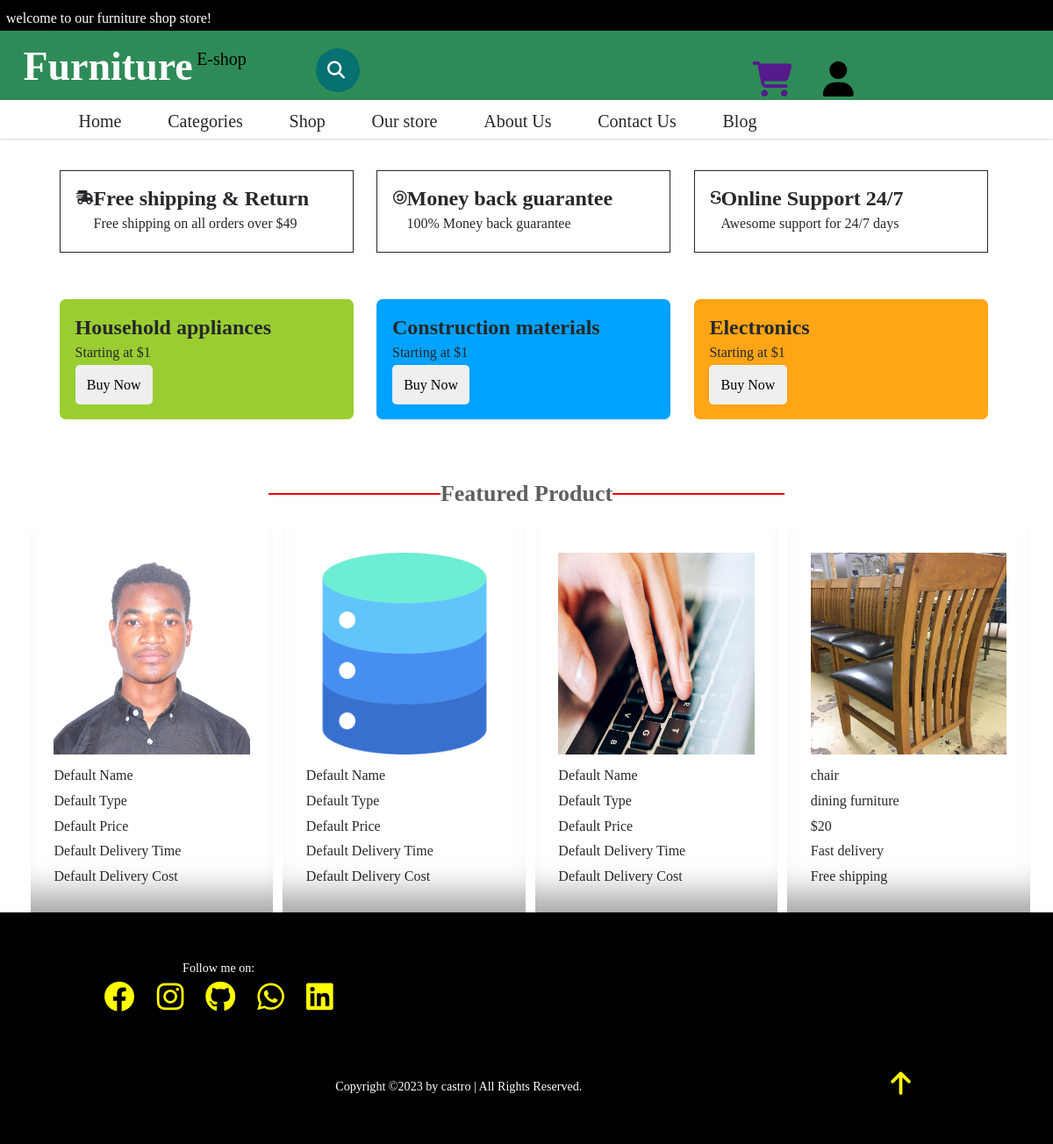
The page / on the database its author committed.
### RealEstate/models.py (models this page shows, shortened)
class PhotoCard(models.Model):
    photo = models.ImageField(upload_to='photos/')
    name = models.TextField(default="Default Name")
    type = models.TextField(default="Default Type")
    price = models.CharField(max_length=200, default="Default Price")
    delivery_time = models.TextField(default="Default Delivery Time")
    delivery_cost = models.CharField(max_length=200, default="Default Delivery Cost")

### RealEstate/views.py (the view)
# urls.py: path("",index),
def index(request):
    cards = PhotoCard.objects.all()
    return render(request, 'pages/index.html', {'cards': cards})

### RealEstate/templates/pages/index.html (shortened to what this page needs)
{% load static %}
<!DOCTYPE html>
<html lang="en">
<head>
    <link rel="stylesheet" href="https://cdnjs.cloudflare.com/ajax/libs/font-awesome/6.1.0/css/all.min.css">
    <link href='https://unpkg.com/boxicons@2.1.4/css/boxicons.min.css' rel='stylesheet'>
    <link rel="stylesheet" href="{% static '/css/nav.css' %}">
    <link rel="stylesheet" href="{% static '/css/home.css' %}">
</head>
<body>
      <nav>
        <div class="welcome">
            <marquee behavior="" direction=""><p> welcome to our furniture shop store!</p></marquee>
        </div>
        <div class="logo">
            <div class="name">
                <h1>Furniture</h1>
                <label for="power">E-shop</label>
            </div>
            <div class="search-box">
                <button class="btn-search"><i class="fa-sharp fa-solid fa-magnifying-glass"></i></button>
                <input type="text" class="input-search" placeholder="Type to Search...">
           </div>
           <div class="account">
            <a href=""><i class="fa-solid fa-cart-shopping"></i></a>
           <p onclick="toggleMenu()"><i class="fa-solid fa-user"></i></p>
        </div>
    </div>
        <div class="navbar">
            <ul class="nav-links">
                <li><a href="#">Home</a></li>
                <li><a href="#aboutpage"> Categories</a>
                </li>
                <li><a href="#educationpage">Shop</a></li>
                <li><a href="#projectpage">Our store</a></li>
                <li><a href="#contactpage">About Us</a></li>
                <li><a href="#contactpage">Contact Us</a></li>
                <li><a href="#contactpage">Blog</a></li>
            </ul>
        </div>
    </nav>
<section class="home show-animate" id="home">
   <div class="percentage">
    <div class="bonus">
    <div class="icon">
   <i class='fas fa-shipping-fast'></i>
   </div>
   <div class="data">
   <h1>Free shipping & Return</h1>
   <p>Free shipping on all orders over $49</p>
  </div>
</div>
<div class="bonus">
    <div class="icon">
        <i class="fa-brands fa-creative-commons-sa"></i>
    </div>
    <div class="data">
        <h1>Money back guarantee</h1>
        <p>100% Money back guarantee</p>
    </div>
     </div>
         <div class="bonus">
         <div class="icon">
            <i class="fa-brands fa-scribd"></i>
            </div>
            <div class="data">
            <h1>Online Support 24/7</h1>
            <p>Awesome support for 24/7 days</p>
             </div>
             </div>
   </div>
   <div class="Categories">
    <div class="type1">
    <div class="household">
   <h1>Household appliances</h1>
   <p>Starting at $1</p>
   <button>Buy Now</button>
  </div>
</div>
<div class="type2">
    <div class="Construction">
        <h1>Construction materials</h1>
        <p>Starting at $1</p>
        <button>Buy Now</button>
         </div>
         </div>
         <div class="type3">
         <div class="electronic">
            <h1>Electronics</h1>
            <p>Starting at $1</p>
            <button>Buy Now</button>
             </div>
             </div>
   </div>
</section>
    <section class="featured">
        <div class="container">
            <h2 class="title"> Featured Product</h2>
        </div>
<div>
    {% for card in cards %}
    <div class="featured_product">
        <div class="photo">
          <img src="{{ card.photo.url }}" alt=" " width="250" height="230">
     </div>
      <div class="description">
        <p>{{ card.name }}</p>
        <p>{{ card.type }}</p>
        <p>{{ card.price }}</p>
        <p>{{ card.delivery_time }}</p>
        <p>{{ card.delivery_cost }}</p>
     </div>
    </div>
 {% endfor %}
    </section>
<footer class="footer">
    <div class="home-sci">
        <p>Follow me on:</p>
        <a href="#"><i class="fa-brands fa-facebook fa-beat-fade"></i></a>
        <a href="#"><i class="fa-brands fa-instagram fa-beat-fade"></i></a>
        <a href="#"><i class="fa-brands fa-github fa-beat-fade" ></i></a>
        <a href="#"><i class="fa-brands fa-whatsapp fa-beat-fade" ></i></a>
        <a href="#"><i class="fa-brands fa-linkedin fa-beat-fade" ></i></a>
    </div><br>
    <div class="Copyright">
    <div class="footer-text">
        <p>Copyright &copy;2023 by castro | All Rights Reserved.</p>
    </div>
    <div class="footer-iconTop">
        <a href="#"><i class="fa-solid fa-arrow-up"></i></a>
    </div>
</div>
</footer>
</body>
</html>

### RealEstate/static/css/nav.css (style rules this page uses)
* { margin: 0; padding: 0; box-sizing: border-box; text-decoration: none; border: none; outline: none; font-family: 'Times New Roman', Times, serif; }
:root { --bg-color:white; --second-bg-color:rgb(249, 249, 249); --text-color:black; --main-color:#112e42; --second-text-color:#17384d; }
html { font-size: 62.5%; overflow-x: hidden; scroll-behavior: smooth; }
body { background:var(--bg-color); font-size: 16px; color: #26282b; line-height: 1.8em; }
nav { background-color: white; color:black; box-shadow: rgba(0, 0, 0, 0.1) 0px 1px 3px 0px, rgba(0, 0, 0, 0.06) 0px 1px 2px 0px; position: fixed; width: 100%; z-index: 1000; margin-top: 0%; height: 18rem; }
.navbar { display: flex; justify-content: space-between; align-items: center; padding: 1rem 6%; }
nav .welcome { background-color:black; color: white; width: 100%; height: 4rem; }
nav .welcome p { padding: .8rem; }
nav .logo { background-color: #2E8B57; height: 9rem; }
nav .logo div { display: flex; width: 30%; }
nav .name h1 { padding: 3rem; font-size: 46px; color: white; font-weight: 900; }
.name label { margin: 2rem 0rem 0rem -2.5rem; font-size: 20px; color: black; font-family: 'Times New Roman', Times, serif; }
.search-box { width: fit-content; height: fit-content; margin-left:30%; margin-top: -7rem; }
.input-search { height: 50px; width: 50px; border-style: none; text-align: center; padding: 10px; font-size: 18px; letter-spacing: 2px; outline: none; border-radius: 25px; transition: all .5s ease-in-out; background-color: #077070; padding-right: 40px; color:#fff; }
.input-search::placeholder { color:rgba(255,255,255,.5); font-size: 18px; letter-spacing: 2px; font-weight: 100; }
.btn-search { width: 50px; height: 50px; border-style: none; font-size: 20px; font-weight: bold; outline: none; cursor: pointer; border-radius: 50%; position: absolute; right: 66%; color:#ffffff ; background-color:transparent; pointer-events: painted; }
nav .account { float: right; cursor: pointer; height: 4rem; margin-top: -6rem; }
nav .account i { font-size: 40px; padding: 2rem; }
.nav-links { list-style: none; display: flex; }
.nav-links li { margin-right: 2rem; }
.nav-links a { text-decoration: none; color: #26282b; font-size: 20px; padding: 2rem; }

### RealEstate/static/css/home.css (style rules this page uses)
section { width: 100%; padding: 5rem 2% 1rem; z-index: 1; margin-top: 0rem; }
.percentage { margin-top: 15rem; width: 100%; display: flex; padding: 2rem; }
.bonus { border:1px solid; padding: 2rem; margin-left: 3rem; width: 30%; display: flex; }
.Categories { margin-top: 2rem; width: 100%; display: flex; padding: 2rem; }
.type1,.type2,.type3 { padding: 2rem; margin-left: 3rem; width: 30%; display: flex; border-radius: 7px; }
.Categories button { font-size: 16px; padding: 1.5rem; cursor: pointer; border-radius: 5px; }
.type1 { background-color: yellowgreen; }
.type2 { background-color: rgb(0, 162, 255); }
.type3 { background-color: rgba(255, 157, 0, 0.913); }
.container { display: flex; align-items: center; justify-content: center; }
.container h2 { color: #5d5f61; font-size: 26px; }
.title { display: grid; grid-template-columns: repeat(3,1fr); align-items: center; }
.title::before, .title::after { content:""; display: block; height: 2px; background-color: rgb(234, 5, 5); }
.featured_product { width:24%; float: left; padding:3rem; margin-left: 11px; margin-top:3rem; box-shadow: rgba(0, 0, 0, 0.35) 0px -50px 36px -28px inset; }
.photo img { width: 100%; height: 100hv; }
.footer { display: flex; justify-content: space-between; align-items: center; flex-wrap: wrap; padding: 2rem 9%; background: black; height: 30rem; }
.home-sci a { text-align: center; font-size: 35px; padding: 1.2rem; color: yellow; }
.Copyright { width: 100%; display: flex; justify-content: center; align-items: center; margin-left: 25rem; }
.footer-text p { text-align: center; }
.footer p { font-size: 1.6rem; color: white; text-align: center; }
.footer-iconTop a { font-size: 30px; color: yellow; margin-left:40rem; }
@media (max-width: 1200px) { html { font-size: 55%; } }

### rows shown on the page
PhotoCard: photo (picture), name "Default Name", type "Default Type", price "Default Price", delivery_time "Default Delivery Time", delivery_cost "Default Delivery Cost"
PhotoCard: photo (picture), name "Default Name", type "Default Type", price "Default Price", delivery_time "Default Delivery Time", delivery_cost "Default Delivery Cost"
PhotoCard: photo (picture), name "Default Name", type "Default Type", price "Default Price", delivery_time "Default Delivery Time", delivery_cost "Default Delivery Cost"
PhotoCard: photo (picture), name "chair", type "dining furniture", price "$20", delivery_time "Fast delivery", delivery_cost "Free shipping"
